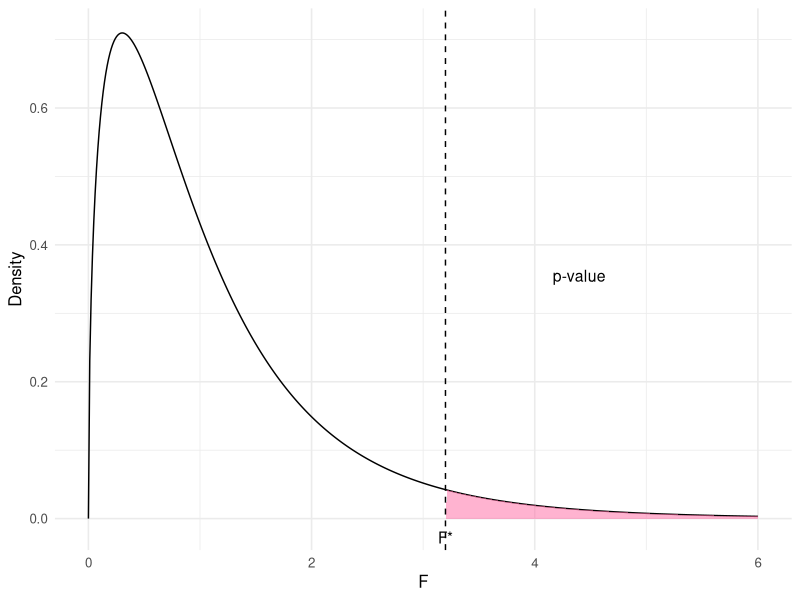
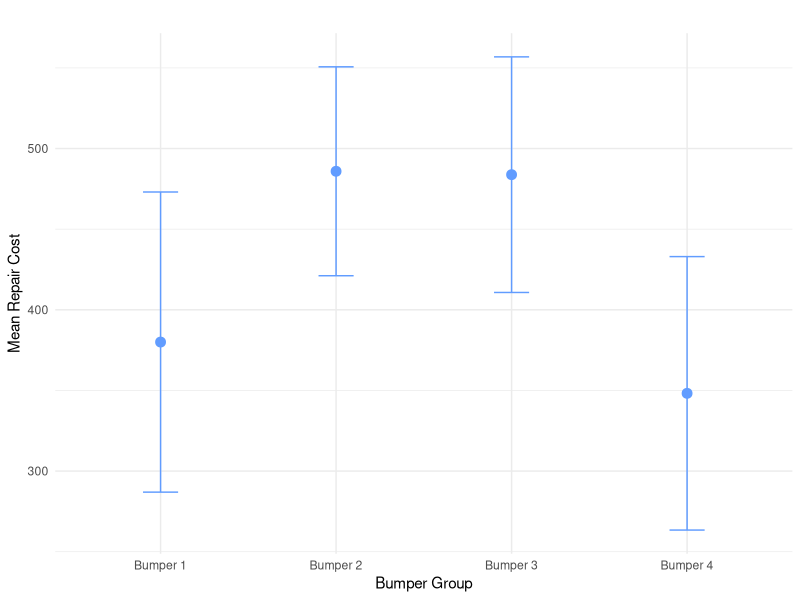
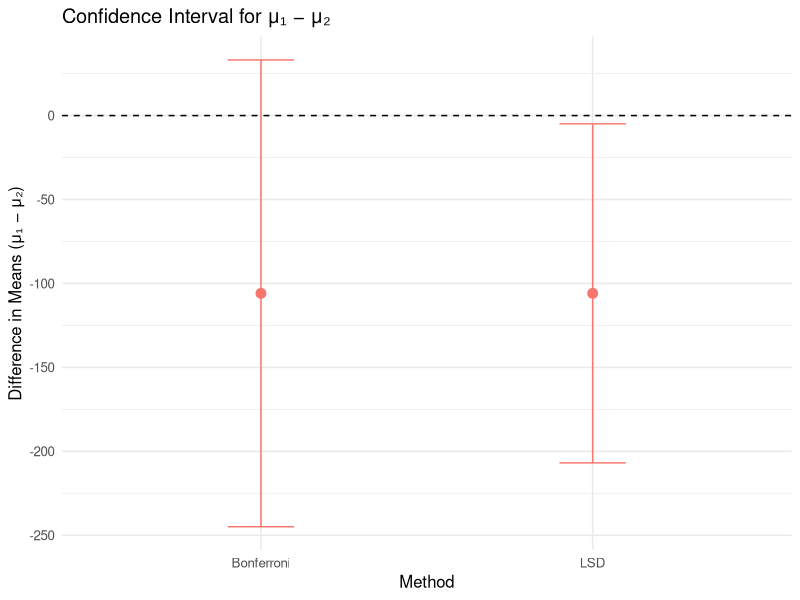

Reproduce these figures in R, in order.
## ---- chunk 1
# Load library
library(ggplot2)

# Parameters
df1 <- 3   # numerator degrees of freedom (k - 1)
df2 <- 20  # denominator degrees of freedom (n - k)
f_star <- 3.2

# Generate F-distribution data
x_vals <- seq(0, 6, length.out = 500)
y_vals <- df(x_vals, df1, df2)
f_data <- data.frame(x = x_vals, y = y_vals)
## ---- chunk 2
# Plot
ggplot(f_data, aes(x, y)) +
  geom_line() +
  geom_area(data = subset(f_data, x > f_star), aes(x, y), fill = "#FF68A1", alpha = 0.5) +
  geom_vline(xintercept = f_star, linetype = "dashed") +
  annotate("text", x = f_star + 1.2, y = max(y_vals) * 0.5, label = "p-value", size = 4) +
  annotate("text", x = f_star, y = -0.01, label = "F*", vjust = 1.5) +
  labs(x = "F", y = "Density") +
  theme_minimal(base_size = 12)
## ---- chunk 3
library(ggplot2)
library(dplyr)

# Create bumper summary manually (or from fav_stats if already available)
bumper_summary <- data.frame(
  Bumper = paste("Bumper", 1:4),
  mean = c(380.0, 485.9, 483.8, 348.2),
  sd = c(130.09313, 90.53968, 102.10866, 118.52688),
  n = c(10, 10, 10, 10)
)

bumper_summary <- bumper_summary %>%
  mutate(
    se = sd / sqrt(n),
    lower = mean - qt(0.975, df = n - 1) * se,
    upper = mean + qt(0.975, df = n - 1) * se
  )

ggplot(bumper_summary, aes(x = Bumper, y = mean)) +
  geom_point(size = 3, color = "#619CFF") +
  geom_errorbar(aes(ymin = lower, ymax = upper), width = 0.2, color = "#619CFF") +
  labs(
    title = "",
    y = "Mean Repair Cost",
    x = "Bumper Group"
  ) +
  theme_minimal()
## ---- chunk 4
library(ggplot2)

# Values for Bumper 1 vs Bumper 2
diff <- 380.0 - 485.9
MSE <- 12399
n <- 10
SE <- sqrt(MSE * (1/n + 1/n))
df <- 36
m <- 6

t_lsd <- qt(1 - 0.025, df)
t_bonf <- qt(1 - 0.05 / (2 * m), df)

CI_lsd <- c(diff - t_lsd * SE, diff + t_lsd * SE)
CI_bonf <- c(diff - t_bonf * SE, diff + t_bonf * SE)

ci_data <- data.frame(
  Method = c("LSD", "Bonferroni"),
  lower = c(CI_lsd[1], CI_bonf[1]),
  upper = c(CI_lsd[2], CI_bonf[2]),
  center = diff
)

ggplot(ci_data, aes(x = Method, y = center)) +
  geom_point(size = 3, color = "#F8766D") +
  geom_errorbar(aes(ymin = lower, ymax = upper), width = 0.2, color = "#F8766D") +
  geom_hline(yintercept = 0, linetype = "dashed", color = "#000000") +
  labs(
    title = "Confidence Interval for μ₁ − μ₂",
    y = "Difference in Means (μ₁ − μ₂)",
    x = "Method"
  ) +
  theme_minimal(base_size = 12)
